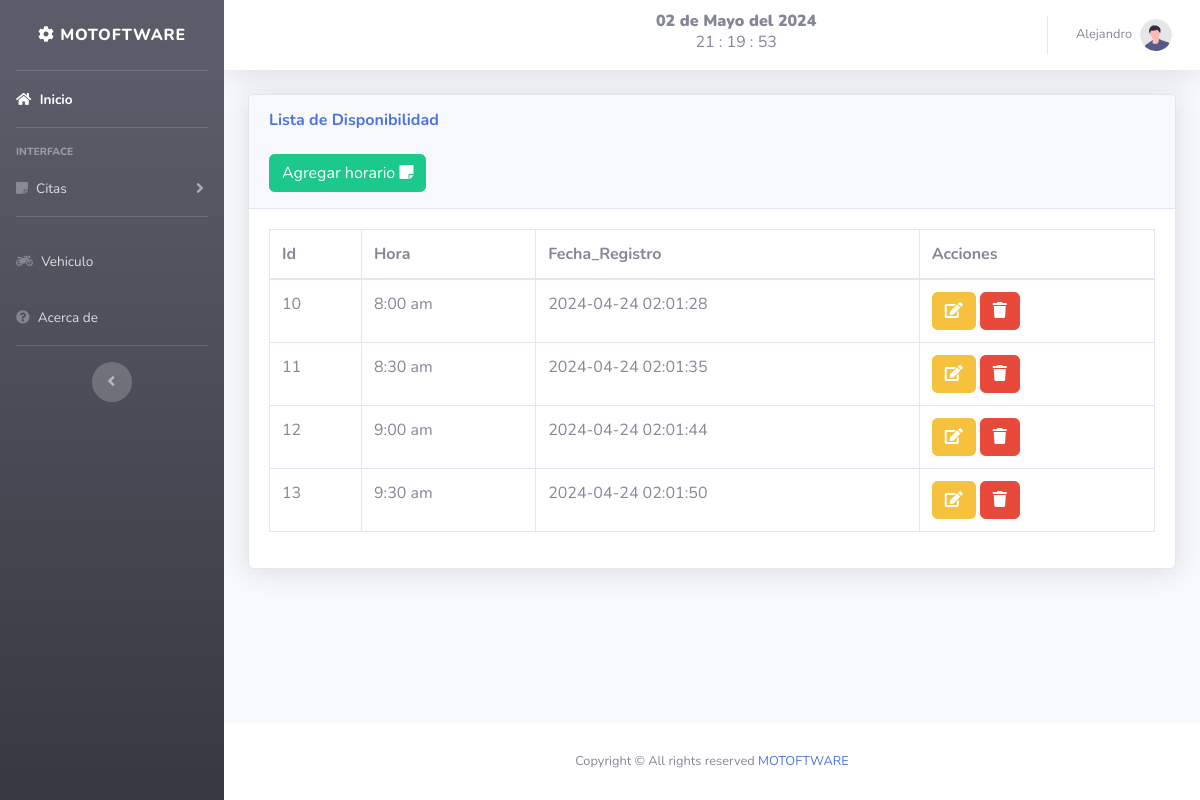
The app's page /views/horarios.php (signed in) with its own data.
### tables this page shows
CREATE TABLE `horario` (
  `id` int(11) NOT NULL,
  `hora` varchar(50) NOT NULL,
  `fecha` timestamp NOT NULL DEFAULT CURRENT_TIMESTAMP
);

### views/horarios.php (the view, shortened to what this page needs)
<!DOCTYPE html>
<html lang="en">
<head>
</head>
<?php include "../includes/header.php"; ?>
<body id="page-top">
    <div class="container-fluid">
        <div class="card shadow mb-4">
            <div class="card-header py-3">
                <h6 class="m-0 font-weight-bold text-primary">Lista de Disponibilidad</h6>
                <br>
                <button type="button" class="btn btn-success" data-toggle="modal" data-target="#horario">
                    <span class="glyphicon glyphicon-plus"></span> Agregar horario <i class="fa fa-sticky-note" aria-hidden="true"></i> </a></button>
            </div>
            <div class="card-body">
                <div class="table-responsive">
                    <table class="table table-bordered" id="dataTable" width="100%" cellspacing="0">
                        <thead>
                            <tr>
                                <th>Id</th>
                                <th>Hora</th>
                                <th>Fecha_Registro</th>
                                <th>Acciones</th>
                            </tr>
                        </thead>
                        <?php
                        include "../includes/db.php";
                        $result = mysqli_query($conexion, "SELECT * FROM horario ");
                        while ($fila = mysqli_fetch_assoc($result)) :
                        ?>
                            <tr>
                                <td><?php echo $fila['id']; ?></td>
                                <td><?php echo $fila['hora']; ?></td>
                                <td><?php echo $fila['fecha']; ?></td>
                                <td>
                                    <a class="btn btn-warning" href="../includes/editar_horario.php?id=<?php echo $fila['id'] ?> ">
                                        <i class="fa fa-edit "></i> </a>
                                    <a href="../includes/eliminar_horario.php?id=<?php echo $fila['id'] ?> " class="btn btn-danger btn-del">
                                        <i class="fa fa-trash "></i></a></button>
                                </td>
                            </tr>
                        <?php endwhile; ?>
                    </table>
                </div>
            </div>
        </div>
    </div>
    <?php include "../includes/footer.php"; ?>
</body>
</html>

### records on screen
horario: id "10", hora "8:00 am", fecha "2024-04-24 02:01:28"
horario: id "11", hora "8:30 am", fecha "2024-04-24 02:01:35"
horario: id "12", hora "9:00 am", fecha "2024-04-24 02:01:44"
horario: id "13", hora "9:30 am", fecha "2024-04-24 02:01:50"

### other values on screen
fecha() "02 de Mayo del 2024"
$_SESSION['nombre'] "Alejandro"
